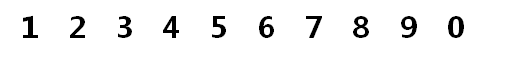
#> input picture images/td2.png, 530 x 62 px, found by its file name
$ python OpencvDemo139.py
#> lines starting #> are read from the running program, lines starting #| are printed output that depends on the picture; after the words box and inside, x2 and y2 are one past the last pixel; in counts of white or black regions, pixels touching at a corner belong together
#!/usr/bin/env python3
#coding = utf-8

import logging
import math
import numpy as np
import cv2 as cv

labels = list()
text_features = list()

# 案例：识别0～9印刷体数字—Part 1
def OpencvDemo139():
    logging.basicConfig(level=logging.DEBUG)

    # 训练
    if cv.Error.StsOk != train_data():
        logging.error("Fail to train data!")
        return cv.Error.StsError

    cv.waitKey(0)

    cv.destroyAllWindows()

    return cv.Error.StsOk

def train_data():
    src = cv.imread("images/td2.png")
#> src is the input picture: shape (62, 530, 3); min 0, max 255, mean 242.3
    if src is None:
        logging.error("could not load an image!")
        return cv.Error.StsError

    dst = np.copy(src)

    gray = cv.cvtColor(src, cv.COLOR_BGR2GRAY)
    _, binary = cv.threshold(gray, 0, 255, cv.THRESH_BINARY_INV | cv.THRESH_OTSU)
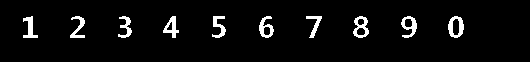
#> binary: shape (62, 530); 4.8% white; 10 white regions

    contours, _ = cv.findContours(binary, cv.RETR_EXTERNAL, cv.CHAIN_APPROX_SIMPLE)
#> contours = 10 contours; largest, box (x1, y1, x2, y2) and area: (448, 16, 464, 38) 251, (353, 16, 369, 38) 229, (401, 16, 417, 38) 186, (259, 16, 274, 38) 174, (163, 16, 179, 38) 154

    rects = list()
    for contour in contours:
        rect = cv.boundingRect(contour)
        rects.append(rect)
        cv.rectangle(dst, rect, (0, 0, 255), 1)
#> this loop made 10 passes
#> rect on passes 1 to 10: (448, 16, 16, 22), (401, 16, 16, 22), (353, 16, 16, 22), (306, 16, 16, 22), (259, 16, 15, 22), (212, 16, 14, 22), (163, 16, 16, 22), (118, 16, 14, 22), (70, 16, 15, 22), (23, 16, 15, 22)
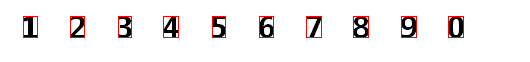
#> dst: shape (62, 530, 3); 2.15% of pixels changed, all inside (x1, y1, x2, y2) = (23, 16, 464, 38)
#> after the loop, rects = [(448, 16, 16, 22), (401, 16, 16, 22), (353, 16, 16, 22), (306, 16, 16, 22), (259, 16, 15, 22), (212, 16, 14, 22), (163, 16, 16, 22), (118, 16, 14, 22), (70, 16, 15, 22), (23, 16, 15, 22)]

    # sort the ROIs in ascending order
    rects.sort(key=lambda r: r[0], reverse=False)

    for i in range(len(rects)):
        x, y, w, h = rects[i]
        roi = binary[y : y + h, x : x + w]
        feature = extract_feature(roi)

        text_features.append(feature)

        if (len(rects) - 1) == i:
            labels.append("0")
        else:
            labels.append("{:d}".format(i + 1))
#> this loop made 10 passes
#> (height in extract_feature, width in extract_feature, bins in extract_feature) on pass 1: (22, 15, 10)

    h, w, ch = src.shape
    result = np.zeros([h * 2, w, ch], dtype=src.dtype)
    result[0 : h, 0 : w, :] = src
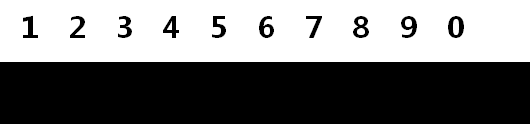
#> result: shape (124, 530, 3); min 0, max 255, mean 121.2
    result[h : h * 2, 0 : w, :] = dst
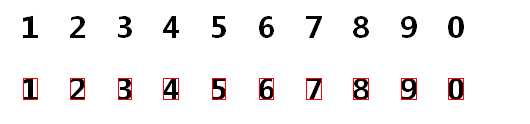
#> result: shape (124, 530, 3); mean B, G, R 240.4, 240.4, 243.2
    cv.putText(result, "original image", (10, 12), cv.FONT_ITALIC, .5, (0, 0, 255), 1)
    cv.putText(result, "image with digit ROIs", (10, h + 12), cv.FONT_ITALIC, .5, (0, 0, 255), 1)
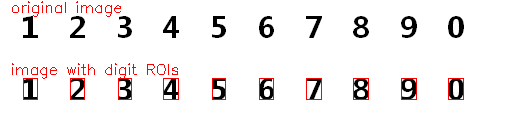
#> result: shape (124, 530, 3); mean B, G, R 238, 238, 243.2
    cv.imshow("digit recognition - train data", result)

    return cv.Error.StsOk

def extract_feature(txt_image):
    # total black pixels
    feature = list()

    height, width = txt_image.shape[:2]

    # feature
    bins = 10
    xstep = width / 4
    ystep = height / 5

    y = 0
    while y < height:
        x = 0
        while x < width:
            feature.append(get_weight_black_number(txt_image, width, height, x, y, xstep, ystep))
            x += xstep
        y += ystep

    # calculate Y Project
    xstep = width / bins
    x = 0
    while x < width:
        if (x + xstep) - width > 1:
            x += xstep
            continue
        feature.append(get_weight_black_number(txt_image, width, height, x, 0, xstep, height))
        x += xstep

    # calculate X Project
    ystep = height / bins
    y = 0
    while y < height:
        if (y + ystep) - height > 1:
            y += ystep
            continue
        feature.append(get_weight_black_number(txt_image, width, height, 0, y, width, ystep))
        y += ystep

    # normalization of feature vector

    # 4x5 cells = 20-element vector
    sum = 0
    for i in range(20):
        sum += feature[i]
    for i in range(20):
        feature[i] /= sum

    # Y Projection 10-element vector
    sum = 0
    for i in range(20, 30):
        sum += feature[i]
    for i in range(20, 30):
        feature[i] /= sum

    # X Projection 10-element vector
    sum = 0
    for i in range(30, 40):
        sum += feature[i]
    for i in range(30, 40):
        feature[i] /= sum

    return feature

def get_weight_black_number(image, width, height, x, y, xstep, ystep):
    weightNum = 0

    # 取整
    nx = int(math.floor(x))
    ny = int(math.floor(y))

    # 浮点数
    fx = x - nx
    fy = y - ny

    # 计算位置
    w = x + xstep
    h = y + ystep
    if w - width > 1e-3:
        w = width - 1
    if h - height > 1e-3:
        h = height - 1

    # 权重取整
    nw = int(math.floor(w))
    nh = int(math.floor(h))

    # 浮点数
    fw = w - nw
    fh = h - nh

    # 计算
    weight = 0
    for row in range(ny, nh):
        for col in range(nx, nw):
            c = image[row, col]
            if c == 0:
                weight += 1

    w1 = 0; w2 = 0; w3 = 0; w4 = 0

    # calculate w1
    if fx > 1e-3:
        col = nx + 1
        if col > width - 1:
            col = col - 1
        count = 0
        for row in range(ny, nh):
            c = image[row, col]
            if c == 0:
                count += 1
        w1 = count * fx

    # calculate w2
    if fy > 1e-3:
        row = ny + 1
        if row > height - 1:
            row = row - 1
        count = 0
        for col in range(nx, nw):
            c = image[row, col]
            if c == 0:
                count += 1
        w2 = count * fy

    # calculate w3
    if fw > 1e-3:
        col = nw + 1
        if col > width - 1:
            col = col - 1
        count = 0
        for row in range(ny, nh):
            c = image[row, col]
            if c == 0:
                count += 1
        w3 = count * fw

    # calculate w4
    if fh > 1e-3:
        row = nh + 1
        if row > height - 1:
            row = row - 1
        count = 0
        for col in range(nx, nw):
            c = image[row, col]
            if c == 0:
                count += 1
        w4 = count * fh

    weightNum = weight - w1 - w2 + w3 + w4

    if weightNum < 0:
        weightNum = 0

    return weightNum

if __name__ == "__main__":
    OpencvDemo139()

# end of file
